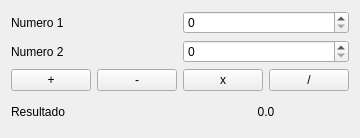
<?xml version="1.0" encoding="UTF-8"?>
<ui version="4.0">
 <class>Widget</class>
 <widget class="QWidget" name="Widget">
  <property name="geometry">
   <rect>
    <x>0</x>
    <y>0</y>
    <width>360</width>
    <height>138</height>
   </rect>
  </property>
  <property name="windowTitle">
   <string>Widget</string>
  </property>
  <layout class="QGridLayout" name="gridLayout_2">
   <item row="0" column="0">
    <layout class="QGridLayout" name="gridLayout">
     <item row="2" column="0" colspan="2">
      <layout class="QHBoxLayout" name="horizontalLayout_2">
       <item>
        <widget class="QLabel" name="label_3">
         <property name="text">
          <string>Resultado</string>
         </property>
        </widget>
       </item>
       <item>
        <widget class="QLabel" name="lResultado">
         <property name="text">
          <string>0.0</string>
         </property>
         <property name="textFormat">
          <enum>Qt::AutoText</enum>
         </property>
         <property name="alignment">
          <set>Qt::AlignCenter</set>
         </property>
        </widget>
       </item>
      </layout>
     </item>
     <item row="1" column="0" colspan="2">
      <layout class="QHBoxLayout" name="horizontalLayout">
       <item>
        <widget class="QPushButton" name="bMas">
         <property name="text">
          <string>+</string>
         </property>
        </widget>
       </item>
       <item>
        <widget class="QPushButton" name="bMenos">
         <property name="text">
          <string>-</string>
         </property>
        </widget>
       </item>
       <item>
        <widget class="QPushButton" name="bProducto">
         <property name="text">
          <string>x</string>
         </property>
        </widget>
       </item>
       <item>
        <widget class="QPushButton" name="bCociente">
         <property name="text">
          <string>/</string>
         </property>
        </widget>
       </item>
      </layout>
     </item>
     <item row="0" column="1">
      <layout class="QVBoxLayout" name="verticalLayout">
       <item>
        <widget class="QSpinBox" name="sbNum1"/>
       </item>
       <item>
        <widget class="QSpinBox" name="sbNum2"/>
       </item>
      </layout>
     </item>
     <item row="0" column="0">
      <layout class="QVBoxLayout" name="verticalLayout_2">
       <item>
        <widget class="QLabel" name="label">
         <property name="text">
          <string>Numero 1</string>
         </property>
        </widget>
       </item>
       <item>
        <widget class="QLabel" name="label_2">
         <property name="text">
          <string>Numero 2</string>
         </property>
        </widget>
       </item>
      </layout>
     </item>
    </layout>
   </item>
  </layout>
 </widget>
 <resources/>
 <connections/>
</ui>
